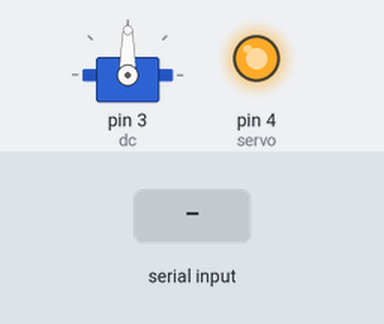
This sketch was run on a simulated Arduino Uno, built with avr-gcc and run on an emulated ATmega328P. Shown: servo, output pins drawn as LEDs (lit = HIGH). The inputs (shaded band) are chosen by the test bench. What the sketch prints to the serial monitor is not drawn.

Above: at 1.2 s.
1.3 s: "a" received over Serial
At 2.2 s:
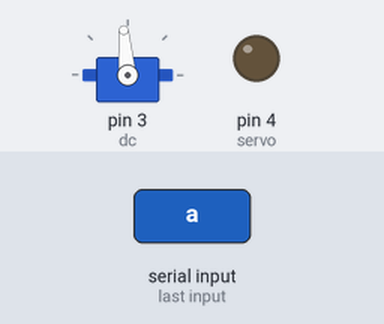
5.5 s: "w" received over Serial
At 6.3 s:
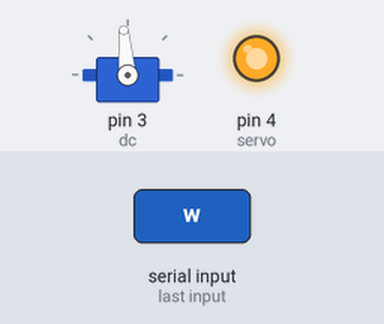
7.0 s: "b" received over Serial
At 8.0 s:
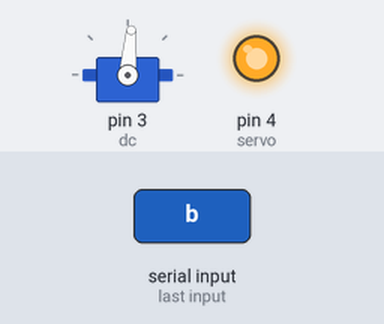
9.0 s: "g" received over Serial
At 9.8 s:
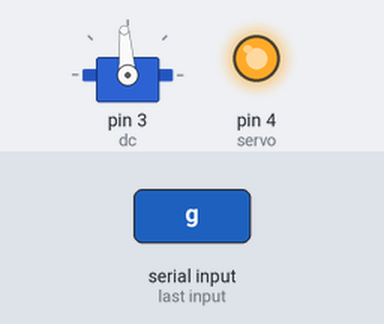
Timing chart, 0 to 11.5 s (numbered marks = the images above; inputs shaded):
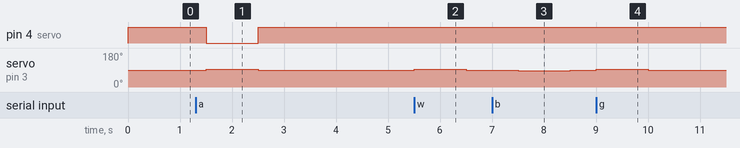

The sketch:

driver_version1-1.ino
```cpp
#include <Servo.h>

int servo = 4;
int dc = 3;

Servo esc;

void setup() {
  pinMode(servo, OUTPUT); // 핀모드 설정
  pinMode(dc, OUTPUT);
  esc.attach(dc);
  Serial.begin(9600);
}

void loop() {
  if (Serial.available()) // 입력이 있을 때
  {
    char c = Serial.read();

    if (c == 'w') // w이면 전진
    {
      Serial.println("수동 전진");
      analogWrite(servo, 190);
      //delay(500);
      esc.write(95);
      delay(1000);
    }

    else if (c == 'a') //a면 좌회전
    {
      Serial.println("수동 좌회전");
      analogWrite(servo, 120);
      //delay(500);
      esc.write(95);
      delay(1000);
      c="";  // 문자 비우기
    }

    else if (c == 'd') //d면 우회전
    {
      Serial.println("수동 우회전");
      analogWrite(servo, 250);
      //delay(500);
      esc.write(95);
      delay(1000);
      c="";  // 문자 비우기
    }

    else if (c == 'b') //b면 후진
    {
      Serial.println("수동 후진");
      analogWrite(servo, 190);
      esc.write(90);
      delay(500);
      esc.write(75);
      esc.write(85);
      delay(1000);
      c="";  // 문자 비우기
    }

    else if (c == 's') // 정지
    {
      Serial.println("수동 정지");
      analogWrite(servo, 190);
      esc.write(90);
      delay(500);
    }

    else if (c == 'g')
    {
      Serial.println("자동 전진");
      analogWrite(servo, 190);
      esc.write(94);
      delay(1000);
    }

    else if (c == 'l') //l이면 좌회전 전진
    {
      Serial.println("자동 좌회전 전진");
      analogWrite(servo, 150); // 바퀴 모터의 각도값을 수동 때보다 축소
      //delay(500);
      esc.write(94); // 바퀴의 속도도 감소
      delay(1000);
      c="";  // 문자 비우기
    }

    else if (c == 'r') //r이면 우회전 전진
    {
      Serial.println("자동 우회전 전진");
      analogWrite(servo, 200); // 바퀴 모터의 각도값을 수동때보다 축소
      //delay(500);
      esc.write(94); // 바퀴의 속도도 감소
      delay(1000);
      c="";  // 문자 비우기
    }

    else if (c == 'n') //n면 좌회전 후진
    {
      Serial.println("자동 좌회전 후진");
      analogWrite(servo, 200); // 바퀴 모터의 각도값을 수동때보다 축소
      //delay(500);
      esc.write(86); // 바퀴의 속도도 감소
      delay(1000);
      c="";  // 문자 비우기
    }

    else if (c == 'm') //m면 우회전 후진
    {
      Serial.println("자동 우회전 후진");
      analogWrite(servo, 200); // 바퀴 모터의 각도값을 수동때보다 축소
      //delay(500);
      esc.write(86); // 바퀴의 속도도 감소
      delay(1000);
      c="";  // 문자 비우기
    }

    else if (c == 't') // 정지
    {
      Serial.println("자동 정지");
      analogWrite(servo, 190);
      esc.write(90);
      delay(500);
    }
  }

  else // 그 외에는 정지
  {
    analogWrite(servo, 190);
    esc.write(90);
    delay(500);
  }
}
```

Measured:
- after the input at 1.3 s, pin 4 (servo): HIGH → LOW after 0.20 s, → HIGH 1.0 s later; servo on pin 3 (dc): 90° → 95° after 0.20 s, → 90° 1.0 s later
- after the input at 5.5 s, servo on pin 3 (dc): 90° → 95° at once, → 90° 1.0 s later
- after the input at 7.0 s, servo on pin 3 (dc): 90° → 85° after 0.50 s, → 90° 1.0 s later
- after the input at 9.0 s, servo on pin 3 (dc): 90° → 94° at once, → 90° 1.0 s later
